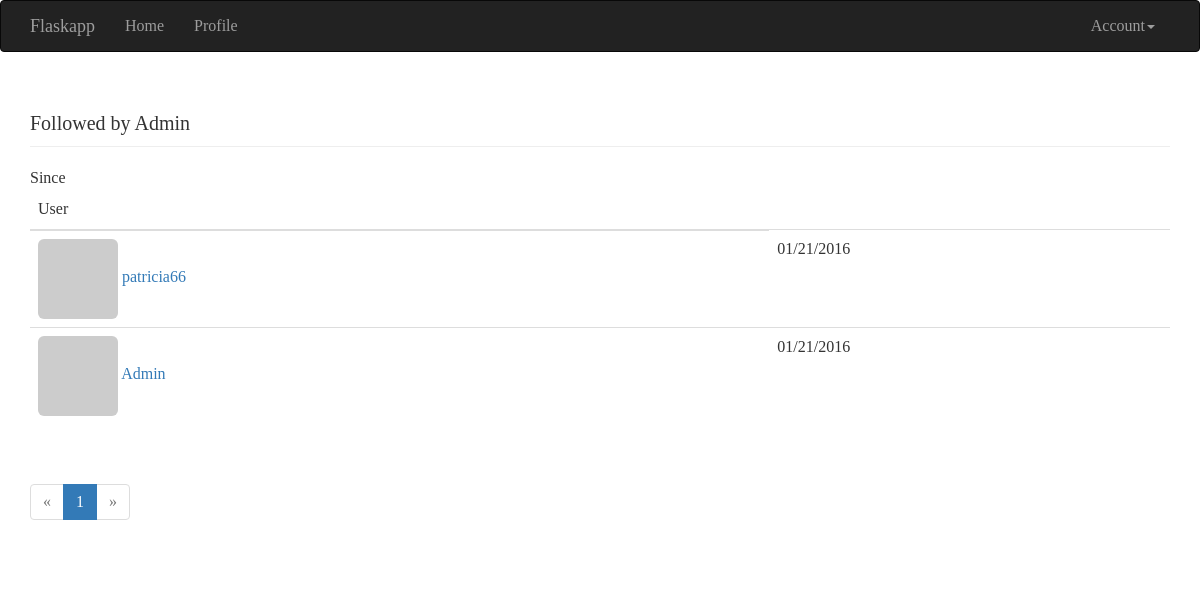
Screenshot of /followed-by/Admin (signed in) with the database file from the repository.
### app/models.py (models this page shows, shortened)
class User(db.Model, UserMixin):
    __tablename__ = 'users'
    id = db.Column(db.Integer, primary_key=True)
    email = db.Column(db.String(64), unique=True, index=True)
    username = db.Column(db.String(64), unique=True, index=True)
    role_id = db.Column(db.Integer, db.ForeignKey('roles.id'))
    password_hash = db.Column(db.String(128))
    confirmed = db.Column(db.Boolean, default=False)
    name = db.Column(db.String(64))
    location = db.Column(db.String(64))
    about_me = db.Column(db.Text())
    member_since = db.Column(db.DateTime(), default=datetime.utcnow)
    last_seen = db.Column(db.DateTime(), default=datetime.utcnow)
    avatar_hash = db.Column(db.String(32))
    posts = db.relationship('Post', backref='author', lazy='dynamic')
    followed = db.relationship('Follow',
                               foreign_keys=[Follow.follower_id],
                               backref=db.backref('follower', lazy='joined'),
                               lazy='dynamic',
                               cascade='all, delete-orphan')
    followers = db.relationship('Follow',
                                foreign_keys=[Follow.followed_id],
                                backref=db.backref('followed', lazy='joined'),
                                lazy='dynamic',
                                cascade='all, delete-orphan')
    comments = db.relationship('Comment', backref='author', lazy='dynamic')
    @property
    def password(self):
        raise AttributeError('password is not a readable attribute')
    def can(self, permissions):
        return self.role is not None and \
                (self.role.permissions & permissions) == permissions
    def ping(self):
        self.last_seen = datetime.utcnow()
        db.session.add(self)
    def gravatar(self, size=100, default='identicon', rating='g'):
        if request.is_secure:
            url = 'https://secure.gravatar.com/avatar'
        else:
            url = 'http://www.gravatar.com/avatar'
        hash = self.avatar_hash or hashlib.md5(
                self.email.encode('utf-8')).hexdigest()
        return '{url}/{hash}?s={size}&d={default}&r={rating}'.format(
                url=url, hash=hash, size=size, default=default, rating=rating)

class Follow(db.Model):
    __tablename__ = 'follows'
    follower_id = db.Column(db.Integer, db.ForeignKey('users.id'),
                            primary_key=True)
    followed_id = db.Column(db.Integer, db.ForeignKey('users.id'),
                            primary_key=True)
    timestamp = db.Column(db.DateTime, default=datetime.utcnow)

### app/main/views.py (the view)
@main.route('/followed-by/<username>')
def followed_by(username):
    user = User.query.filter_by(username=username).first()
    if user is None:
        flash('Invalid user.')
        return redirect(url_for('.index'))
    page = request.args.get('page', 1, type=int)
    pagination = user.followed.paginate(
            page, per_page=current_app.config['FLASKY_FOLLOWERS_PER_PAGE'],
            error_out=False)
    follows = [{'user': item.followed, 'timestamp': item.timestamp}
                for item in pagination.items]
    return render_template('followers.html', user=user, title="Followed by",
                           endpoint='.followed_by', pagination=pagination,
                           follows=follows)

### app/auth/views.py (called while the page is built)
@auth.before_app_request
def before_request():
    if current_user.is_authenticated:
        current_user.ping()
        if not current_user.confirmed \
                and request.endpoint[:5] != 'auth.' \
                and request.endpoint != 'static':
            return redirect(url_for('auth.unconfirmed'))

### app/main/__init__.py (called while the page is built)
@main.app_context_processor
def inject_permissions():
    return dict(Permission=Permission)

### app/main/views.py (called while the page is built)
@main.after_app_request
def after_request(response):
    for query in get_debug_queries():
        if query.duration >= current_app.config['FLASKY_SLOW_DB_QUERY_TIME']:
            current_app.logger.warning(
                'Slow query: %s\nParameters: %s\nDuration: %fs\nContext: %s\n'
                % (query.statement, query.parametersm, query.duration,
                    query.context))
    return response

### app/models.py (called while the page is built)
@login_manager.user_loader
def load_user(user_id):
    return User.query.get(int(user_id))

### app/templates/followers.html (shortened to what this page needs)
{% extends "base.html" %}
{% import "_macros.html" as macros %}
{% block page_content %}
<div class="page-header">
    <h1>{{ title }} {{ user.username }}</h1>
</div>
<table class="table table-hover followers">
    <thead><tr><th>User</th></th>Since</th></tr></thead>
    {% for follow in follows %}
    <tr>
        <td>
            <a href="{{ url_for('.user', username = follow.user.username) }}">
                <img class="img-rounded" src="{{ follow.user.gravatar(size=32) }}">
                {{ follow.user.username }}
            </a>
        </td>
        <td>{{ moment(follow.timestamp).format('L') }}</td>
    </tr>
    {% endfor %}
</table>
<div class="pagination">
    {{ macros.pagination_widget(pagination, endpoint, username = user.username) }}
</div>
{% endblock %}

### tmp/coverage/style.css (style rules this page uses)
html, body, h1, h2, h3, p, table, td, th { margin: 0; padding: 0; border: 0; outline: 0; font-weight: inherit; font-style: inherit; font-size: 100%; font-family: inherit; vertical-align: baseline; }
body { font-family: georgia, serif; font-size: 1em; }
html>body { font-size: 16px; }
table { border-collapse: collapse; }
td { vertical-align: top; }
h1 { font-size: 1.25em; display: inline-block; }

### rows the page displays
User: username "Admin", user.username "Admin"
User: user.username "patricia66"
Follow: timestamp "01/21/2016"
Follow: timestamp "01/21/2016"

### other values shown
{{ title }} "Followed by"
{{ p }} "1"
